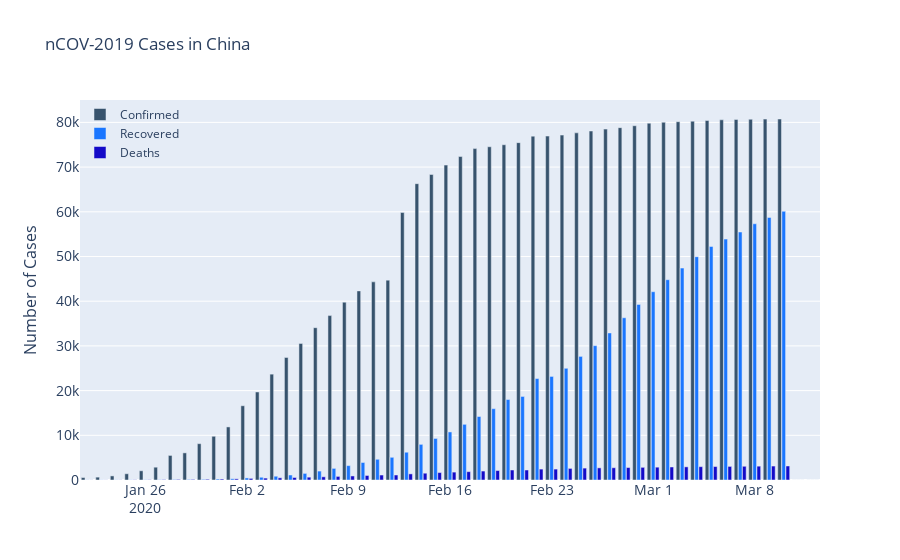

Source (notebook cell):
### Code cell
fig = go.Figure()
fig.add_trace(go.Bar(x= China_C['Date'],
                y= China_C['Confirmed'],
                name='Confirmed',
                marker_color='rgb(55, 83, 109)'
                ))
fig.add_trace(go.Bar(x= China_R['Date'],
                y= China_R['Recovered'] ,
                name='Recovered',
                marker_color='rgb(26, 118, 255)'
                ))
fig.add_trace(go.Bar(x= China_D['Date'],
                y= China_D['Deaths'] ,
                name='Deaths',
                marker_color='rgb(20, 10, 200)'
                ))
fig.update_layout(
    title='nCOV-2019 Cases in China',
    xaxis_tickfont_size=14,
    yaxis=dict(
        title='Number of Cases',
        titlefont_size=16,
        tickfont_size=14,
    ),
    legend=dict(
        x=0,
        y=1.0,
        bgcolor='rgba(255, 255, 255, 0)',
        bordercolor='rgba(255, 255, 255, 0)'
    ),
    barmode='group',
    bargap=0.15, # gap between bars of adjacent location coordinates.
    bargroupgap=0.1 # gap between bars of the same location coordinate.
)
fig.show()

### Figure 1 — Plotly figure (JSON) as saved in the notebook; plotly's stock layout.template omitted (floating-point values rounded to 4 significant figures)
{"data": [{"marker": {"color": "rgb(55, 83, 109)"}, "name": "Confirmed", "type": "bar", "x": ["2020-01-22", "2020-01-23", "2020-01-24", "2020-01-25", "2020-01-26", "2020-01-27", "2020-01-28", "2020-01-29", "2020-01-30", "2020-01-31", "2020-02-01", "2020-02-02", "2020-02-03", "2020-02-04", "2020-02-05", "2020-02-06", "2020-02-07", "2020-02-08", "2020-02-09", "2020-02-10", "2020-02-11", "2020-02-12", "2020-02-13", "2020-02-14", "2020-02-15", "2020-02-16", "2020-02-17", "2020-02-18", "2020-02-19", "2020-02-20", "2020-02-21", "2020-02-22", "2020-02-23", "2020-02-24", "2020-02-25", "2020-02-26", "2020-02-27", "2020-02-28", "2020-02-29", "2020-03-01", "2020-03-02", "2020-03-03", "2020-03-04", "2020-03-05", "2020-03-06", "2020-03-07", "2020-03-08", "2020-03-09", "2020-03-10", "2020-03-11", "2020-03-12"], "y": [547, 639, 916, 1399, 2062, 2863, 5494, 6070, 8124, 9783, 11871, 16607, 19693, 23680, 27409, 30553, 34075, 36778, 39790, 42306, 44327, 44699, 59832, 66292, 68347, 70446, 72364, 74139, 74546, 74999, 75472, 76922, 76938, 77152, 77660, 78065, 78498, 78824, 79251, 79826, 80026, 80151, 80271, 80422, 80573, 80652, 80699, 80735, 80757, 0, 0]}, {"marker": {"color": "rgb(26, 118, 255)"}, "name": "Recovered", "type": "bar", "x": ["2020-01-22", "2020-01-23", "2020-01-24", "2020-01-25", "2020-01-26", "2020-01-27", "2020-01-28", "2020-01-29", "2020-01-30", "2020-01-31", "2020-02-01", "2020-02-02", "2020-02-03", "2020-02-04", "2020-02-05", "2020-02-06", "2020-02-07", "2020-02-08", "2020-02-09", "2020-02-10", "2020-02-11", "2020-02-12", "2020-02-13", "2020-02-14", "2020-02-15", "2020-02-16", "2020-02-17", "2020-02-18", "2020-02-19", "2020-02-20", "2020-02-21", "2020-02-22", "2020-02-23", "2020-02-24", "2020-02-25", "2020-02-26", "2020-02-27", "2020-02-28", "2020-02-29", "2020-03-01", "2020-03-02", "2020-03-03", "2020-03-04", "2020-03-05", "2020-03-06", "2020-03-07", "2020-03-08", "2020-03-09", "2020-03-10", "2020-03-11", "2020-03-12"], "y": [28, 30, 36, 39, 49, 58, 101, 120, 135, 214, 275, 463, 614, 843, 1115, 1476, 1998, 2595, 3218, 3917, 4635, 5079, 6213, 7973, 9294, 10748, 12455, 14199, 15952, 18002, 18693, 22687, 23170, 24990, 27650, 30053, 32898, 36291, 39279, 42118, 44810, 47404, 49955, 52240, 53888, 55478, 57320, 58735, 60106, 0, 0]}, {"marker": {"color": "rgb(20, 10, 200)"}, "name": "Deaths", "type": "bar", "x": ["2020-01-22", "2020-01-23", "2020-01-24", "2020-01-25", "2020-01-26", "2020-01-27", "2020-01-28", "2020-01-29", "2020-01-30", "2020-01-31", "2020-02-01", "2020-02-02", "2020-02-03", "2020-02-04", "2020-02-05", "2020-02-06", "2020-02-07", "2020-02-08", "2020-02-09", "2020-02-10", "2020-02-11", "2020-02-12", "2020-02-13", "2020-02-14", "2020-02-15", "2020-02-16", "2020-02-17", "2020-02-18", "2020-02-19", "2020-02-20", "2020-02-21", "2020-02-22", "2020-02-23", "2020-02-24", "2020-02-25", "2020-02-26", "2020-02-27", "2020-02-28", "2020-02-29", "2020-03-01", "2020-03-02", "2020-03-03", "2020-03-04", "2020-03-05", "2020-03-06", "2020-03-07", "2020-03-08", "2020-03-09", "2020-03-10", "2020-03-11", "2020-03-12"], "y": [17, 18, 26, 42, 56, 82, 131, 133, 171, 213, 259, 361, 425, 490, 562, 632, 717, 804, 904, 1011, 1111, 1116, 1368, 1520, 1662, 1765, 1863, 2002, 2114, 2236, 2236, 2441, 2443, 2593, 2663, 2715, 2744, 2788, 2835, 2870, 2912, 2945, 2981, 3013, 3042, 3070, 3097, 3120, 3136, 0, 0]}], "layout": {"bargap": 0.15, "bargroupgap": 0.1, "barmode": "group", "legend": {"bgcolor": "rgba(255, 255, 255, 0)", "bordercolor": "rgba(255, 255, 255, 0)", "x": 0, "y": 1}, "title": {"text": "nCOV-2019 Cases in China"}, "xaxis": {"tickfont": {"size": 14}}, "yaxis": {"tickfont": {"size": 14}, "title": {"font": {"size": 16}, "text": "Number of Cases"}}}}
